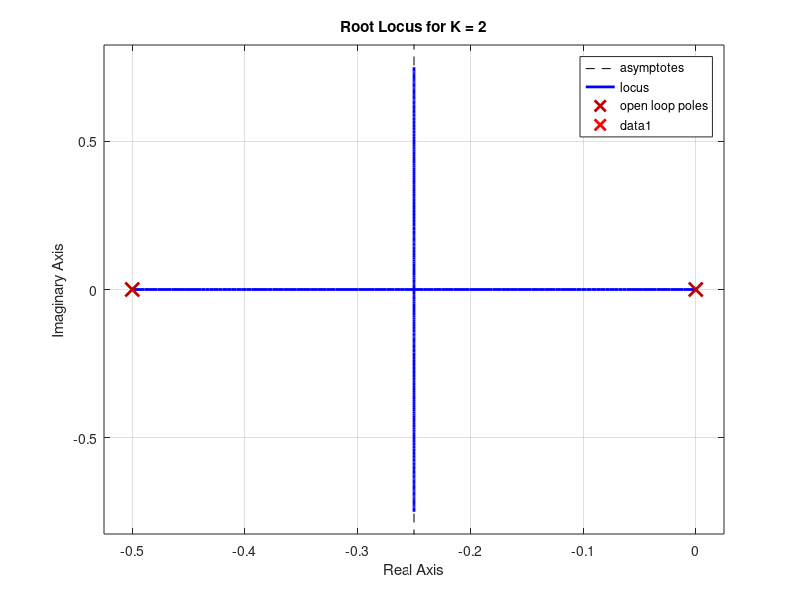
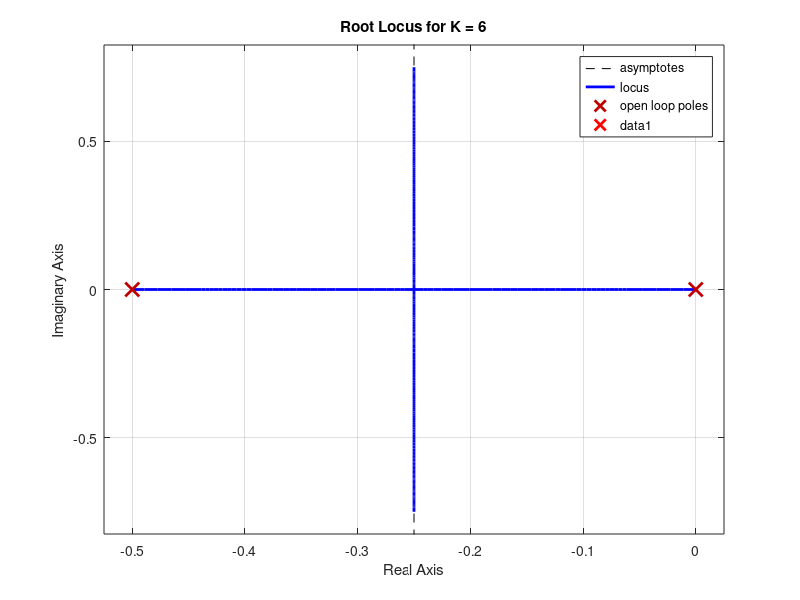
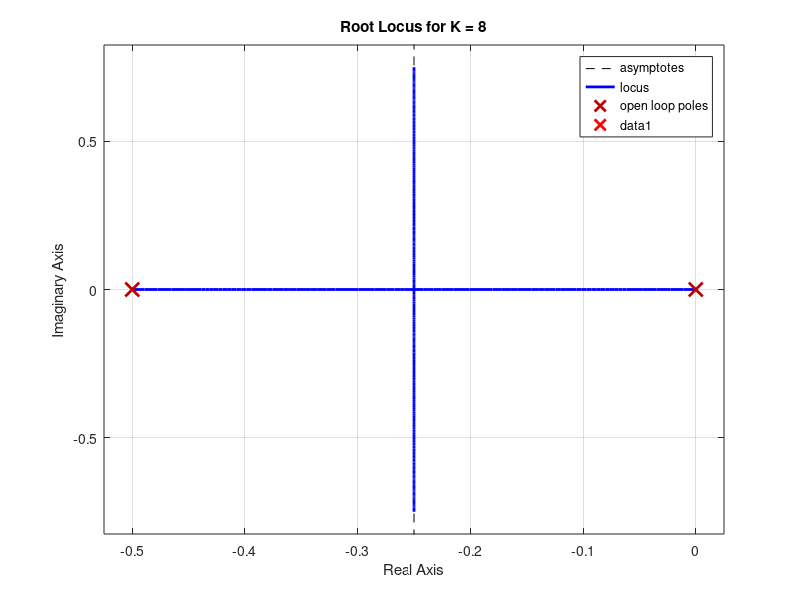

The MATLAB source for these figures, in order:
% مشخصات سیستم
num = 2;
den = [1 0.5 0];
G = tf(num, den);

% بهره های مختلف K
K_values = [2, 6, 8];

% مشخصات مطلوب
zeta = sqrt(2)/2;
omega_n = 2;
s_desired = [-zeta*omega_n + 1i*omega_n*sqrt(1-zeta^2), -zeta*omega_n - 1i*omega_n*sqrt(1-zeta^2)];

% حلقه برای بررسی بهره های مختلف
for K = K_values
    % تابع تبدیل حلقه بسته
    G_cl = feedback(K*G, 1);
    
    % محاسبه قطب های حلقه بسته
    poles = pole(G_cl);
    
    % رسم نمودار مکان هندسی قطب ها
    figure;
    rlocus(G*K);
    hold on;
    plot(real(s_desired), imag(s_desired), 'rx', 'MarkerSize', 10, 'LineWidth', 2);
    title(['Root Locus for K = ', num2str(K)]);
    xlabel('Real Axis');
    ylabel('Imaginary Axis');
    grid on;
    
    % نمایش قطب های حلقه بسته
    disp(['برای K = ', num2str(K), ', قطب های سیستم حلقه بسته:']);
    disp(poles);
end
